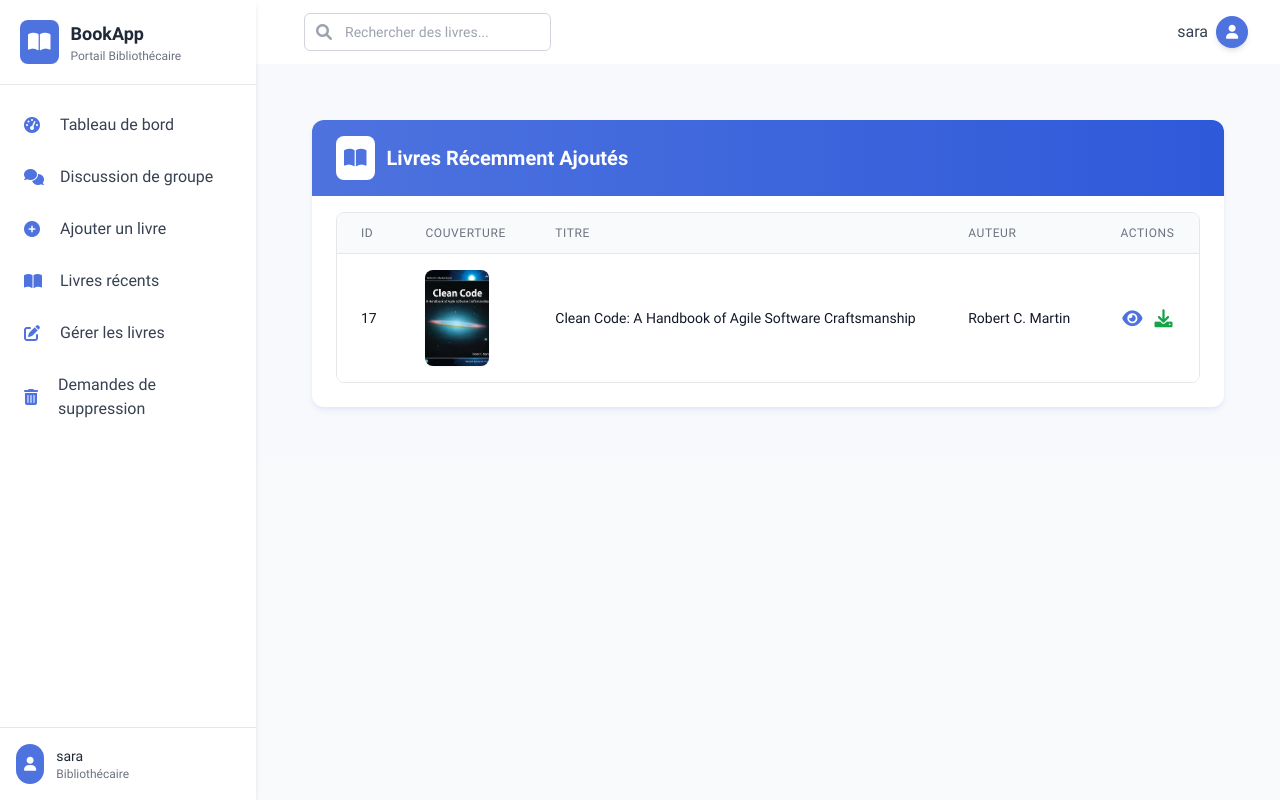
Page /llbook/ (signed in) on the committed database.
### bookstore/models.py (models this page shows, shortened)
class User(AbstractUser):
    is_admin = models.BooleanField(default=False)
    is_publisher = models.BooleanField(default=False)
    is_librarian = models.BooleanField(default=False)
    class Meta:
        swappable = 'AUTH_USER_MODEL'

class Book(models.Model):
    title = models.CharField(max_length=100)
    author = models.CharField(max_length=100)
    year = models.CharField(max_length=100)
    publisher = models.CharField(max_length=200)
    desc = models.CharField(max_length=1000)
    uploaded_by = models.CharField(max_length=100, null=True, blank=True)
    user_id = models.CharField(max_length=100, null=True, blank=True)
    pdf = models.FileField(upload_to='bookapp/pdfs/')
    cover = models.ImageField(upload_to='bookapp/covers/', null=True, blank=True)

### bookstore/views.py (the view)
# urls.py: path('llbook/', views.LBookListView.as_view(), name='llbook'),
class LBookListView(LoginRequiredMixin,ListView):
	model = Book
	template_name = 'librarian/book_list.html'
	context_object_name = 'books'
	paginate_by = 3
	def get_queryset(self):
		return Book.objects.order_by('-id')

### bookstore/templates/librarian/book_list.html (shortened to what this page needs)
{% extends 'librarian/base.html' %}
{% load static %}
{% block content %}
<div class="max-w-7xl mx-auto px-4 sm:px-6 lg:px-8 py-8">
  <div class="bg-white shadow-card rounded-xl overflow-hidden transition-all duration-300 hover:shadow-lg">
    <div class="px-6 py-4 bg-gradient-to-r from-primary to-primary-dark">
      <div class="flex items-center">
        <div class="bg-white p-2 rounded-lg mr-3">
          <i class="fas fa-book-open text-primary text-xl"></i>
        </div>
        <h3 class="text-xl font-semibold text-white">Livres Récemment Ajoutés</h3>
      </div>
    </div>
    <div class="px-6 pt-4">
    </div>
    <div class="px-6 pb-6">
      <div class="overflow-x-auto rounded-lg border border-gray-200">
        <table class="min-w-full divide-y divide-gray-200">
          <thead class="bg-gray-50">
            <tr>
              <th scope="col" class="px-6 py-3 text-left text-xs font-medium text-gray-500 uppercase tracking-wider">
                ID
              </th>
              <th scope="col" class="px-6 py-3 text-left text-xs font-medium text-gray-500 uppercase tracking-wider">
                Couverture
              </th>
              <th scope="col" class="px-6 py-3 text-left text-xs font-medium text-gray-500 uppercase tracking-wider">
                Titre
              </th>
              <th scope="col" class="px-6 py-3 text-left text-xs font-medium text-gray-500 uppercase tracking-wider">
                Auteur
              </th>
              <th scope="col" class="px-6 py-3 text-center text-xs font-medium text-gray-500 uppercase tracking-wider">
                Actions
              </th>
            </tr>
          </thead>
          <tbody class="bg-white divide-y divide-gray-200">
            {% if books %}
              {% for book in books %}
              <tr class="hover:bg-primary-light transition-colors duration-150">
                <td class="px-6 py-4 whitespace-nowrap text-sm font-medium text-gray-900">
                  {{ book.id }}
                </td>
                <td class="px-6 py-4 whitespace-nowrap">
                  {% if book.cover %}
                  <img src="{{ book.cover.url }}" alt="{{ book.title }}" class="h-24 w-16 object-cover rounded-lg shadow-sm">
                  {% else %}
                  <div class="h-24 w-16 flex flex-col items-center justify-center bg-gray-100 rounded-lg">
                    <i class="fas fa-image text-gray-400 text-xl"></i>
                    <span class="text-xs text-gray-500 mt-1">Pas de couverture</span>
                  </div>
                  {% endif %}
                </td>
                <td class="px-6 py-4 whitespace-nowrap text-sm text-gray-900">
                  {{ book.title }}
                </td>
                <td class="px-6 py-4 whitespace-nowrap text-sm text-gray-900">
                  {{ book.author|default:"-" }}
                </td>
                <td class="px-6 py-4 whitespace-nowrap text-center text-sm font-medium">
                  {% if book.pdf %}
                  <div class="flex justify-center space-x-3">
                    <a href="{{ book.pdf.url }}" target="_blank"
                       class="text-primary hover:text-primary-dark transition-colors"
                       title="Lire">
                      <i class="fas fa-eye text-lg"></i>
                    </a>
                    <a href="{{ book.pdf.url }}" download
                       class="text-green-600 hover:text-green-700 transition-colors"
                       title="Télécharger">
                      <i class="fas fa-download text-lg"></i>
                    </a>
                  </div>
                  {% else %}
                  <span class="text-gray-400">Pas de PDF</span>
                  {% endif %}
                </td>
              </tr>
              {% endfor %}
            {% else %}
              <tr>
                <td colspan="5" class="px-6 py-4 text-center text-sm text-gray-500">
                  Aucun livre disponible
                </td>
              </tr>
            {% endif %}
          </tbody>
        </table>
      </div>
    </div>
  </div>
</div>
{% endblock %}

### bookstore/templates/librarian/base.html (shortened to what this page needs)
{% load static %}
<!DOCTYPE html>
<html lang="fr">
<head>
    <script src="https://cdn.tailwindcss.com"></script>
    <link rel="stylesheet" href="https://cdnjs.cloudflare.com/ajax/libs/font-awesome/6.0.0/css/all.min.css" />
</head>
<body class="bg-gray-50 font-sans">
    <div class="min-h-screen flex">
        <aside class="w-64 bg-white shadow-md fixed h-full transition-all duration-300 transform z-20" id="sidebar">
            <div class="p-5 border-b border-gray-200">
                <a href="{% url 'librarian' %}" class="flex items-center space-x-3">
                    <div class="bg-primary p-2 rounded-lg">
                        <i class="fas fa-book-open text-xl text-white"></i>
                    </div>
                    <div>
                        <h5 class="text-lg font-bold text-gray-800">BookApp</h5>
                        <p class="text-xs text-gray-500">Portail Bibliothécaire</p>
                    </div>
                </a>
            </div>
            <nav class="mt-4 px-3">
                <a href="{% url 'librarian' %}" class="sidebar-item flex items-center px-3 py-3 rounded-lg mb-1 hover:bg-primary-light">
                    <i class="fas fa-tachometer-alt w-6 text-primary"></i>
                    <span class="ml-3 text-gray-700">Tableau de bord</span>
                </a>
                <a href="{% url 'llchat' %}" class="sidebar-item flex items-center px-3 py-3 rounded-lg mb-1 hover:bg-primary-light">
                    <i class="fas fa-comments w-6 text-primary"></i>
                    <span class="ml-3 text-gray-700">Discussion de groupe</span>
                </a>
                <a href="{% url 'labook_form' %}" class="sidebar-item flex items-center px-3 py-3 rounded-lg mb-1 hover:bg-primary-light">
                    <i class="fas fa-plus-circle w-6 text-primary"></i>
                    <span class="ml-3 text-gray-700">Ajouter un livre</span>
                </a>
                <a href="{% url 'llbook' %}" class="sidebar-item flex items-center px-3 py-3 rounded-lg mb-1 hover:bg-primary-light">
                    <i class="fas fa-book-open w-6 text-primary"></i>
                    <span class="ml-3 text-gray-700">Livres récents</span>
                </a>
                <a href="{% url 'lmbook' %}" class="sidebar-item flex items-center px-3 py-3 rounded-lg mb-1 hover:bg-primary-light">
                    <i class="fas fa-edit w-6 text-primary"></i>
                    <span class="ml-3 text-gray-700">Gérer les livres</span>
                </a>
                <a href="{% url 'ldrequest' %}" class="sidebar-item flex items-center px-3 py-3 rounded-lg mb-1 hover:bg-primary-light">
                    <i class="fas fa-trash-alt w-6 text-primary"></i>
                    <span class="ml-3 text-gray-700">Demandes de suppression</span>
                </a>
            </nav>
            <div class="absolute bottom-0 w-full p-4 border-t border-gray-200 bg-white">
                <div class="flex items-center space-x-3">
                    <div class="bg-primary p-2 rounded-full">
                        <i class="fas fa-user text-white text-sm"></i>
                    </div>
                    <div>
                        <div class="text-sm font-medium text-gray-800">{{ user.username }}</div>
                        <div class="text-xs text-gray-500">Bibliothécaire</div>
                    </div>
                </div>
            </div>
        </aside>
        <div class="flex-1 ml-64">
            <nav class="bg-white shadow-sm">
                <div class="max-w-7xl mx-auto px-4 sm:px-6 lg:px-8">
                    <div class="flex justify-between h-16 items-center">
                        <div class="flex items-center">
                            <form class="ml-4 flex-1" action="{% url 'lsearch' %}">
                                <div class="w-full max-w-lg lg:max-w-xs">
                                    <div class="relative">
                                        <div class="absolute inset-y-0 left-0 pl-3 flex items-center pointer-events-none">
                                        </div>
                                        <input id="search" name="query"
                                            class="input-focus block w-full pl-10 pr-3 py-2 border border-gray-300 rounded-md bg-white placeholder-gray-400 focus:outline-none focus:ring-2 focus:ring-primary focus:border-transparent sm:text-sm"
                                            placeholder="Rechercher des livres..."
                                            type="search" />
                                    </div>
                                </div>
                            </form>
                        </div>
                        <div class="flex items-center">
                            <div class="ml-3 relative">
                                <div class="flex items-center">
                                    <span class="text-gray-700 mr-2 hidden md:block">{{ user.username }}</span>
                                    <button type="button" class="relative flex text-sm focus:outline-none" id="user-menu-button">
                                        <div class="h-8 w-8 rounded-full bg-primary flex items-center justify-center text-white shadow-md">
                                            <i class="fas fa-user text-sm"></i>
                                        </div>
                                    </button>
                                </div>
                            </div>
                        </div>
                    </div>
                </div>
            </nav>
            <main class="flex-1 p-6 bg-secondary">
                {% block content %}{% endblock %}
            </main>
        </div>
    </div>
</body>
</html>

### bookstore/templates/librarian/base.html (style rules this page uses)
.sidebar-item { transition: all 0.3s ease; }

### rows in the picture
User: username "sara"
Book: id "17", cover (picture), title "Clean Code: A Handbook of Agile Software Craftsmanship", author "Robert C. Martin"
